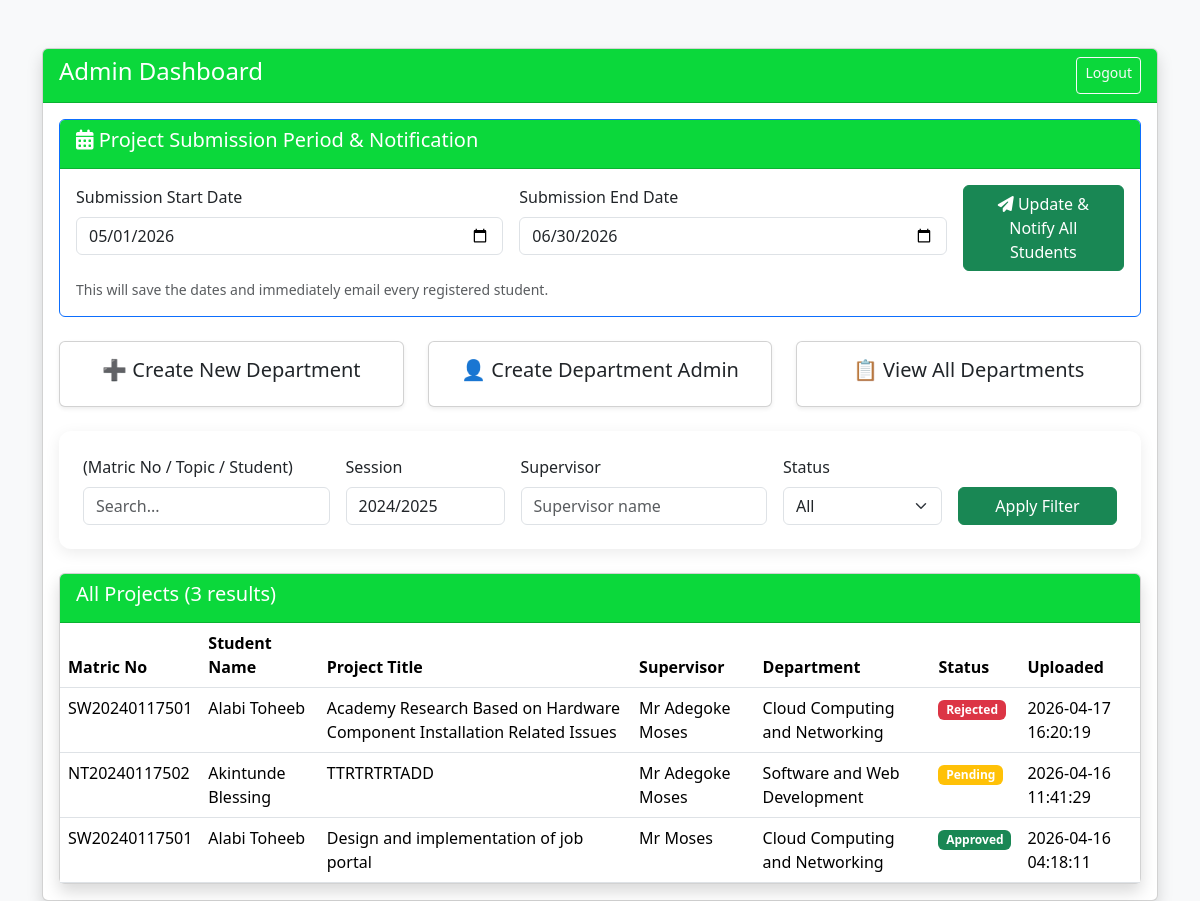
The app's page /admin/dashboard.php?session=2024/2025 (signed in) with its own data.
### tables this page shows
CREATE TABLE IF NOT EXISTS `submission_settings` (
  `id` int NOT NULL DEFAULT '1',
  `submission_start` date NOT NULL,
  `submission_end` date NOT NULL,
  `updated_at` timestamp NULL DEFAULT CURRENT_TIMESTAMP ON UPDATE CURRENT_TIMESTAMP,
  PRIMARY KEY (`id`)
);

CREATE TABLE IF NOT EXISTS `projects` (
  `id` int NOT NULL AUTO_INCREMENT,
  `student_id` int NOT NULL,
  `title` varchar(255) NOT NULL,
  `file_path` varchar(255) NOT NULL,
  `upload_date` timestamp NULL DEFAULT CURRENT_TIMESTAMP,
  `status` enum('pending','approved','rejected') DEFAULT 'pending',
  `remark` varchar(150) DEFAULT NULL,
  `approved_at` timestamp NULL DEFAULT NULL,
  `source_code_path` varchar(255) DEFAULT NULL,
  `abstract` text,
  `supervisor` varchar(255) DEFAULT NULL,
  `uploaded_at` datetime DEFAULT CURRENT_TIMESTAMP,
  PRIMARY KEY (`id`),
  KEY `student_id` (`student_id`)
);

CREATE TABLE IF NOT EXISTS `students` (
  `id` int NOT NULL AUTO_INCREMENT,
  `matric_no` varchar(20) DEFAULT NULL,
  `name` varchar(150) NOT NULL,
  `email` varchar(150) DEFAULT NULL,
  `contact` varchar(50) DEFAULT NULL,
  `session` varchar(20) NOT NULL,
  `address` text,
  `department_id` int NOT NULL,
  `password_hash` varchar(255) NOT NULL,
  `role` enum('student') DEFAULT 'student',
  `passport` varchar(255) DEFAULT NULL,
  `level` varchar(10) DEFAULT NULL,
  `nd_type` varchar(10) DEFAULT NULL,
  `pair_id` int DEFAULT NULL,
  `supervisor` varchar(100) DEFAULT NULL,
  `project_title` varchar(255) DEFAULT NULL,
  `approved` tinyint(1) DEFAULT '0',
  `created_at` timestamp NULL DEFAULT CURRENT_TIMESTAMP,
  PRIMARY KEY (`id`),
  UNIQUE KEY `matric_no` (`matric_no`),
  KEY `idx_matric_no` (`matric_no`),
  KEY `idx_email` (`email`),
  KEY `idx_pair` (`pair_id`)
);

CREATE TABLE IF NOT EXISTS `departments` (
  `id` int NOT NULL AUTO_INCREMENT,
  `name` varchar(100) NOT NULL,
  PRIMARY KEY (`id`),
  UNIQUE KEY `name` (`name`)
);

### admin/dashboard.php (the view, shortened to what this page needs)
<?php
require_once '../includes/config.php';
$stmt = $pdo->query("SELECT submission_start, submission_end FROM submission_settings WHERE id = 1");
$settings = $stmt->fetch();
$submission_start = $settings['submission_start'] ?? '';
$submission_end = $settings['submission_end'] ?? '';
$search = $_GET['search'] ?? '';
$session = $_GET['session'] ?? '';
$supervisor = $_GET['supervisor'] ?? '';
$query = "
    SELECT p.*, s.name AS student_name, s.matric_no, d.name AS department_name
    FROM projects p
    JOIN students s ON p.student_id = s.id
    JOIN departments d ON s.department_id = d.id
    WHERE 1=1
";
$params = [];
if (!empty($session)) {
    $query .= " AND s.session = ?";
    $params[] = $session;
}
$query .= " ORDER BY p.uploaded_at DESC";
$stmt = $pdo->prepare($query);
$stmt->execute($params);
$projects = $stmt->fetchAll();
?>
<!DOCTYPE html>
<html lang="en">
<head>
    <link href="https://cdn.jsdelivr.net/npm/bootstrap@5.3.3/dist/css/bootstrap.min.css" rel="stylesheet">
    <link href="https://cdnjs.cloudflare.com/ajax/libs/font-awesome/6.5.0/css/all.min.css" rel="stylesheet">
</head>
<body class="bg-light">
    <div class="container mt-5">
        <div class="card shadow">
            <div class="card-header text-white d-flex justify-content-between">
                <h4>Admin Dashboard</h4>
                <a href="../logout.php" class="btn btn-outline-light btn-sm">Logout</a>
            </div>
            <div class="card-body">
                <div class="card mb-4 border-primary">
                    <div class="card-header bg-primary text-white">
                        <h5><i class="fas fa-calendar-alt"></i> Project Submission Period & Notification</h5>
                    </div>
                    <div class="card-body">
                        <form method="POST" class="row g-3">
                            <div class="col-md-5">
                                <label class="form-label">Submission Start Date</label>
                                <input type="date" name="submission_start" class="form-control"
                                    value="<?= htmlspecialchars($submission_start) ?>" required>
                            </div>
                            <div class="col-md-5">
                                <label class="form-label">Submission End Date</label>
                                <input type="date" name="submission_end" class="form-control"
                                    value="<?= htmlspecialchars($submission_end) ?>" required>
                            </div>
                            <div class="col-md-2 d-flex align-items-end">
                                <button type="submit" name="update_submission" class="btn btn-success w-100">
                                    <i class="fas fa-paper-plane"></i> Update & Notify All Students
                                </button>
                            </div>
                        </form>
                        <small class="text-muted mt-2 d-block">
                            This will save the dates and immediately email every registered student.
                        </small>
                    </div>
                </div>
                <div class="row g-4 mb-4">
                    <div class="col-md-4">
                        <a href="create_department.php" class="text-decoration-none">
                            <div class="card text-center h-100 shadow-sm">
                                <div class="card-body">
                                    <h5>➕ Create New Department</h5>
                                </div>
                            </div>
                        </a>
                    </div>
                    <div class="col-md-4">
                        <a href="department_admin.php" class="text-decoration-none">
                            <div class="card text-center h-100 shadow-sm">
                                <div class="card-body">
                                    <h5>👤 Create Department Admin</h5>
                                </div>
                            </div>
                        </a>
                    </div>
                    <div class="col-md-4">
                        <a href="view_departments.php" class="text-decoration-none">
                            <div class="card text-center h-100 shadow-sm">
                                <div class="card-body">
                                    <h5>📋 View All Departments</h5>
                                </div>
                            </div>
                        </a>
                    </div>
                </div>
                <div class="filter-box p-4 mb-4">
                    <form method="GET" class="row g-3">
                        <div class="col-md-3">
                            <label class="form-label">(Matric No / Topic / Student)</label>
                            <input type="text" name="search" class="form-control"
                                value="<?= htmlspecialchars($search) ?>" placeholder="Search...">
                        </div>
                        <div class="col-md-2">
                            <label class="form-label">Session</label>
                            <input type="text" name="session" class="form-control"
                                value="<?= htmlspecialchars($session) ?>" placeholder="2023/2024">
                        </div>
                        <div class="col-md-3">
                            <label class="form-label">Supervisor</label>
                            <input type="text" name="supervisor" class="form-control"
                                value="<?= htmlspecialchars($supervisor) ?>" placeholder="Supervisor name">
                        </div>
                        <div class="col-md-2">
                            <label class="form-label">Status</label>
                            <select name="status" class="form-select">
                                <option value="">All</option>
                            </select>
                        </div>
                        <div class="col-md-2 d-flex align-items-end">
                            <button type="submit" class="btn btn-success w-100">Apply Filter</button>
                        </div>
                    </form>
                </div>
                <div class="card shadow">
                    <div class="card-header bg-dark text-white">
                        <h5>All Projects (<?= count($projects) ?> results)</h5>
                    </div>
                    <div class="card-body p-0">
                        <div class="table-responsive">
                            <table class="table table-hover mb-0">
                                <thead>
                                    <tr>
                                        <th>Matric No</th>
                                        <th>Student Name</th>
                                        <th>Project Title</th>
                                        <th>Supervisor</th>
                                        <th>Department</th>
                                        <th>Status</th>
                                        <th>Uploaded</th>
                                    </tr>
                                </thead>
                                <tbody>
                                    <?php if (empty($projects)): ?>
                                        <tr>
                                            <td colspan="7" class="text-center py-4">No projects found.</td>
                                        </tr>
                                    <?php else: ?>
                                        <?php foreach ($projects as $row): ?>
                                            <tr>
                                                <td><?= htmlspecialchars($row['matric_no']) ?></td>
                                                <td><?= htmlspecialchars($row['student_name']) ?></td>
                                                <td><?= htmlspecialchars($row['title']) ?></td>
                                                <td><?= htmlspecialchars($row['supervisor']) ?></td>
                                                <td><?= htmlspecialchars($row['department_name']) ?></td>
                                                <td>
                                                    <span
                                                        class="badge bg-<?= $row['status'] == 'approved' ? 'success' : ($row['status'] == 'rejected' ? 'danger' : 'warning') ?>">
                                                        <?= ucfirst($row['status']) ?>
                                                    </span>
                                                </td>
                                                <td><?= $row['uploaded_at'] ?></td>
                                            </tr>
                                        <?php endforeach; ?>
                                    <?php endif; ?>
                                </tbody>
                            </table>
                        </div>
                    </div>
                </div>
            </div>
        </div>
    </div>
</body>
</html>

### admin/dashboard.php (style rules this page uses)
.filter-box { background: white; border-radius: 12px; box-shadow: 0 4px 15px rgba(0, 0, 0, 0.08); }
th { background-color: #f8f9fa; font-weight: 600; }
.card-header { background-color: #0bd83b !important; }

### records on screen
submission_settings: submission_start "05/01/2026", submission_end "06/30/2026"
projects: student.matric_no "SW20240117501", student.name "Alabi Toheeb", title "Academy Research Based on Hardware Component Installation Related Issues", supervisor "Mr Adegoke Moses", departments.name "Cloud Computing and Networking", status "Rejected", uploaded_at "2026-04-17 16:20:19"
projects: student.matric_no "NT20240117502", student.name "Akintunde Blessing", title "TTRTRTRTADD", supervisor "Mr Adegoke Moses", departments.name "Software and Web Development", status "Pending", uploaded_at "2026-04-16 11:41:29"
projects: student.matric_no "SW20240117501", student.name "Alabi Toheeb", title "Design and implementation of job portal", supervisor "Mr Moses", departments.name "Cloud Computing and Networking", status "Approved", uploaded_at "2026-04-16 04:18:11"

### other values on screen
count($projects) "3"
